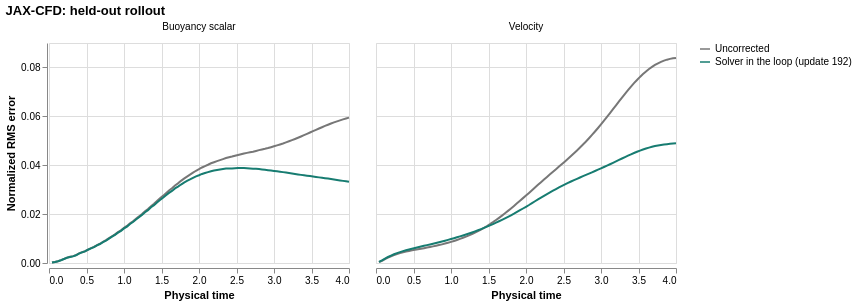

Source (Vega-Lite JSON):
### Vega-Lite specification from a JSON file in a GitHub repository (floating-point values rounded to 4 significant figures; data arrays with more than 128 entries replaced by an {"elided": "..."} marker saying what was removed)
{"config": {"view": {"continuousWidth": 300, "continuousHeight": 300}}, "data": {"name": "data-abad5f68761dabb4c32e1b9314a2d3e8"}, "facet": {"column": {"field": "field", "title": null, "type": "nominal"}}, "spec": {"mark": {"type": "line"}, "encoding": {"color": {"field": "method", "scale": {"domain": ["Uncorrected", "Solver in the loop (update 192)"], "range": ["#777777", "#177c71"]}, "title": null, "type": "nominal"}, "tooltip": [{"field": "method", "type": "nominal"}, {"field": "field", "type": "nominal"}, {"field": "time", "type": "quantitative"}, {"field": "error", "format": ".5g", "type": "quantitative"}], "x": {"field": "time", "title": "Physical time", "type": "quantitative"}, "y": {"field": "error", "scale": {"zero": true}, "title": "Normalized RMS error", "type": "quantitative"}}, "height": 220, "width": 300}, "title": "JAX-CFD: held-out rollout", "$schema": "https://vega.github.io/schema/vega-lite/v6.4.1.json", "datasets": {"data-abad5f68761dabb4c32e1b9314a2d3e8": {"elided": "400 records"}}, "usermeta": {"renderer": "svg"}}
